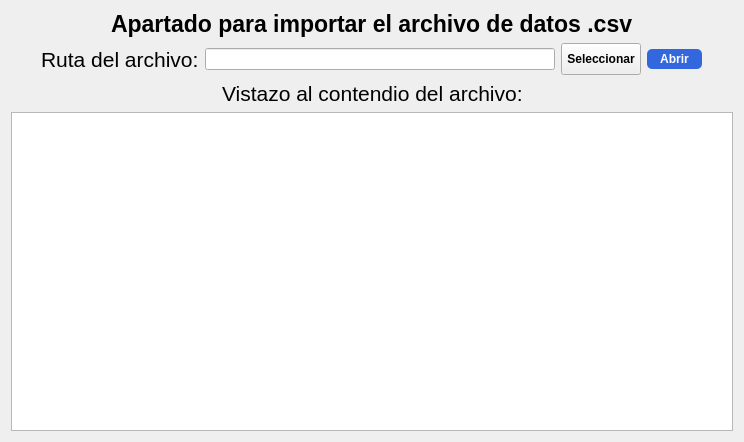
<?xml version="1.0" encoding="UTF-8"?>
<ui version="4.0">
 <class>Form</class>
 <widget class="QWidget" name="Form">
  <property name="geometry">
   <rect>
    <x>0</x>
    <y>0</y>
    <width>744</width>
    <height>442</height>
   </rect>
  </property>
  <property name="font">
   <font>
    <family>Courier New</family>
    <weight>75</weight>
    <bold>true</bold>
   </font>
  </property>
  <property name="windowTitle">
   <string>Form</string>
  </property>
  <layout class="QGridLayout" name="gridLayout">
   <item row="3" column="0">
    <layout class="QVBoxLayout" name="verticalLayout">
     <item>
      <widget class="QTableWidget" name="datosTableWidget"/>
     </item>
    </layout>
   </item>
   <item row="2" column="0">
    <layout class="QHBoxLayout" name="horizontalLayout_4">
     <item>
      <spacer name="horizontalSpacer_8">
       <property name="orientation">
        <enum>Qt::Horizontal</enum>
       </property>
       <property name="sizeHint" stdset="0">
        <size>
         <width>40</width>
         <height>20</height>
        </size>
       </property>
      </spacer>
     </item>
     <item>
      <widget class="QLabel" name="vistazo_label">
       <property name="font">
        <font>
         <family>.AppleSystemUIFont</family>
         <pointsize>16</pointsize>
         <weight>50</weight>
         <bold>false</bold>
        </font>
       </property>
       <property name="text">
        <string>Vistazo al contendio del archivo:</string>
       </property>
      </widget>
     </item>
     <item>
      <spacer name="horizontalSpacer_7">
       <property name="orientation">
        <enum>Qt::Horizontal</enum>
       </property>
       <property name="sizeHint" stdset="0">
        <size>
         <width>40</width>
         <height>20</height>
        </size>
       </property>
      </spacer>
     </item>
    </layout>
   </item>
   <item row="0" column="0">
    <layout class="QHBoxLayout" name="horizontalLayout_2">
     <item>
      <spacer name="horizontalSpacer_3">
       <property name="orientation">
        <enum>Qt::Horizontal</enum>
       </property>
       <property name="sizeHint" stdset="0">
        <size>
         <width>40</width>
         <height>20</height>
        </size>
       </property>
      </spacer>
     </item>
     <item>
      <widget class="QLabel" name="label_2">
       <property name="font">
        <font>
         <family>.AppleSystemUIFont</family>
         <pointsize>17</pointsize>
         <weight>75</weight>
         <bold>true</bold>
        </font>
       </property>
       <property name="text">
        <string>Apartado para importar el archivo de datos .csv</string>
       </property>
      </widget>
     </item>
     <item>
      <spacer name="horizontalSpacer_4">
       <property name="orientation">
        <enum>Qt::Horizontal</enum>
       </property>
       <property name="sizeHint" stdset="0">
        <size>
         <width>40</width>
         <height>20</height>
        </size>
       </property>
      </spacer>
     </item>
    </layout>
   </item>
   <item row="1" column="0">
    <layout class="QHBoxLayout" name="horizontalLayout">
     <item>
      <spacer name="horizontalSpacer_2">
       <property name="orientation">
        <enum>Qt::Horizontal</enum>
       </property>
       <property name="sizeHint" stdset="0">
        <size>
         <width>40</width>
         <height>20</height>
        </size>
       </property>
      </spacer>
     </item>
     <item>
      <widget class="QLabel" name="rutaArchivoLabel">
       <property name="font">
        <font>
         <family>.AppleSystemUIFont</family>
         <pointsize>16</pointsize>
         <weight>50</weight>
         <bold>false</bold>
        </font>
       </property>
       <property name="text">
        <string>Ruta del archivo:</string>
       </property>
      </widget>
     </item>
     <item>
      <widget class="QLineEdit" name="rutaArchivoLineEdit">
       <property name="enabled">
        <bool>true</bool>
       </property>
       <property name="minimumSize">
        <size>
         <width>350</width>
         <height>0</height>
        </size>
       </property>
       <property name="text">
        <string/>
       </property>
       <property name="readOnly">
        <bool>true</bool>
       </property>
      </widget>
     </item>
     <item>
      <widget class="QPushButton" name="seleccionarButton">
       <property name="minimumSize">
        <size>
         <width>0</width>
         <height>32</height>
        </size>
       </property>
       <property name="font">
        <font>
         <family>.AppleSystemUIFont</family>
         <weight>75</weight>
         <bold>true</bold>
         <underline>false</underline>
        </font>
       </property>
       <property name="cursor">
        <cursorShape>PointingHandCursor</cursorShape>
       </property>
       <property name="mouseTracking">
        <bool>false</bool>
       </property>
       <property name="autoFillBackground">
        <bool>true</bool>
       </property>
       <property name="text">
        <string>Seleccionar</string>
       </property>
      </widget>
     </item>
     <item>
      <widget class="QPushButton" name="abrirButton">
       <property name="minimumSize">
        <size>
         <width>55</width>
         <height>20</height>
        </size>
       </property>
       <property name="font">
        <font>
         <family>.AppleSystemUIFont</family>
         <weight>75</weight>
         <bold>true</bold>
        </font>
       </property>
       <property name="cursor">
        <cursorShape>PointingHandCursor</cursorShape>
       </property>
       <property name="autoFillBackground">
        <bool>false</bool>
       </property>
       <property name="styleSheet">
        <string notr="true">background-color: rgb(50, 103, 221);
color: rgb(255, 255, 255);

border-width: 1px;
border-radius: 5px;</string>
       </property>
       <property name="text">
        <string>Abrir</string>
       </property>
       <property name="checkable">
        <bool>false</bool>
       </property>
      </widget>
     </item>
     <item>
      <spacer name="horizontalSpacer">
       <property name="orientation">
        <enum>Qt::Horizontal</enum>
       </property>
       <property name="sizeHint" stdset="0">
        <size>
         <width>40</width>
         <height>20</height>
        </size>
       </property>
      </spacer>
     </item>
    </layout>
   </item>
  </layout>
 </widget>
 <resources/>
 <connections/>
</ui>
